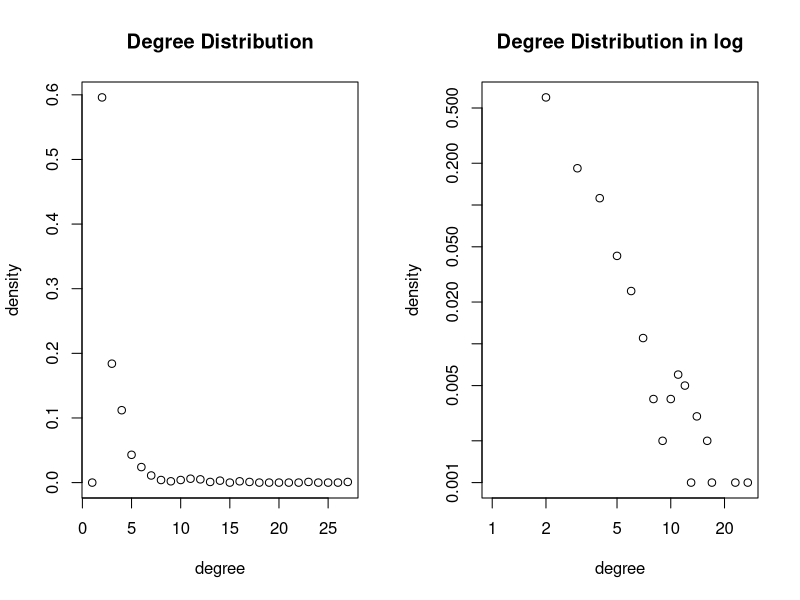
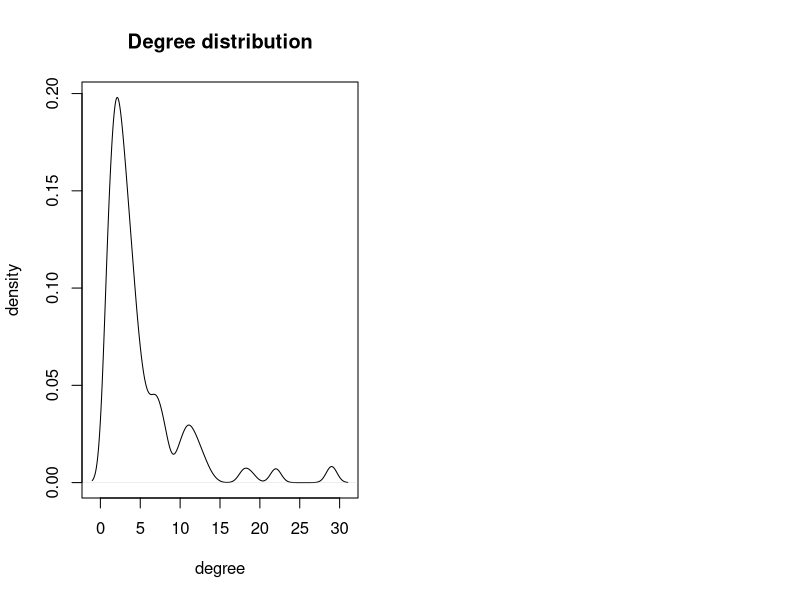

Reproduce these figures in R, in order.
library("igraph")
#(a)
NodesNum=1000
g = barabasi.game(NodesNum,directed=FALSE)
par(mfrow=c(1,2))
plot(degree.distribution(g), main='Degree Distribution',xlab = "degree",ylab="density")
plot(degree.distribution(g),log='xy', main='Degree Distribution in log',xlab = "degree",ylab="density")

Connectivity=Diameter=numeric(0)
for (i in 1:100){
  g = barabasi.game(NodesNum,directed=FALSE)
  Connectivity = c(Connectivity, is.connected(g))
  Diameter = c(Diameter, diameter(g))
}
Con_avg = mean(Connectivity)
Dia_avg = mean(Diameter)

#(b)
cl = clusters(g)
gccIndex = which.max(cl$csize)
nonGccNodes = (1:vcount(g))[cl$membership != gccIndex]
gcc = delete.vertices(g,nonGccNodes)
struct = fastgreedy.community(gcc)
mod = modularity(struct)

#(c)
NodesNum2 = 10000
g2 = barabasi.game(NodesNum2,directed=FALSE)
#par(mfrow=c(1,2))
#plot(degree.distribution(g2), main='Degree Distribution',xlab = "degree",ylab="density")
#plot(degree.distribution(g2),log='xy', main='Degree Distribution in log',xlab = "degree",ylab="density")

cl2 = clusters(g2)
gccIndex2 = which.max(cl2$csize)
nonGccNodes2 = (1:vcount(g2))[cl2$membership != gccIndex2]
gcc2 = delete.vertices(g2,nonGccNodes)
struct2 = fastgreedy.community(gcc2)
mod2 = modularity(struct2)

#(d)
DG=numeric(0)
for(i in 1:1000){
  rand = sample(1000,1)
  neib = neighbors(g,rand)
  if (length(neib)==1)
    picked = neib
  else
    picked = sample(neib, 1)
  DG = c(DG,degree(g,picked))
}
plot(density(DG),main='Degree distribution', xlab='degree', ylab='density')



